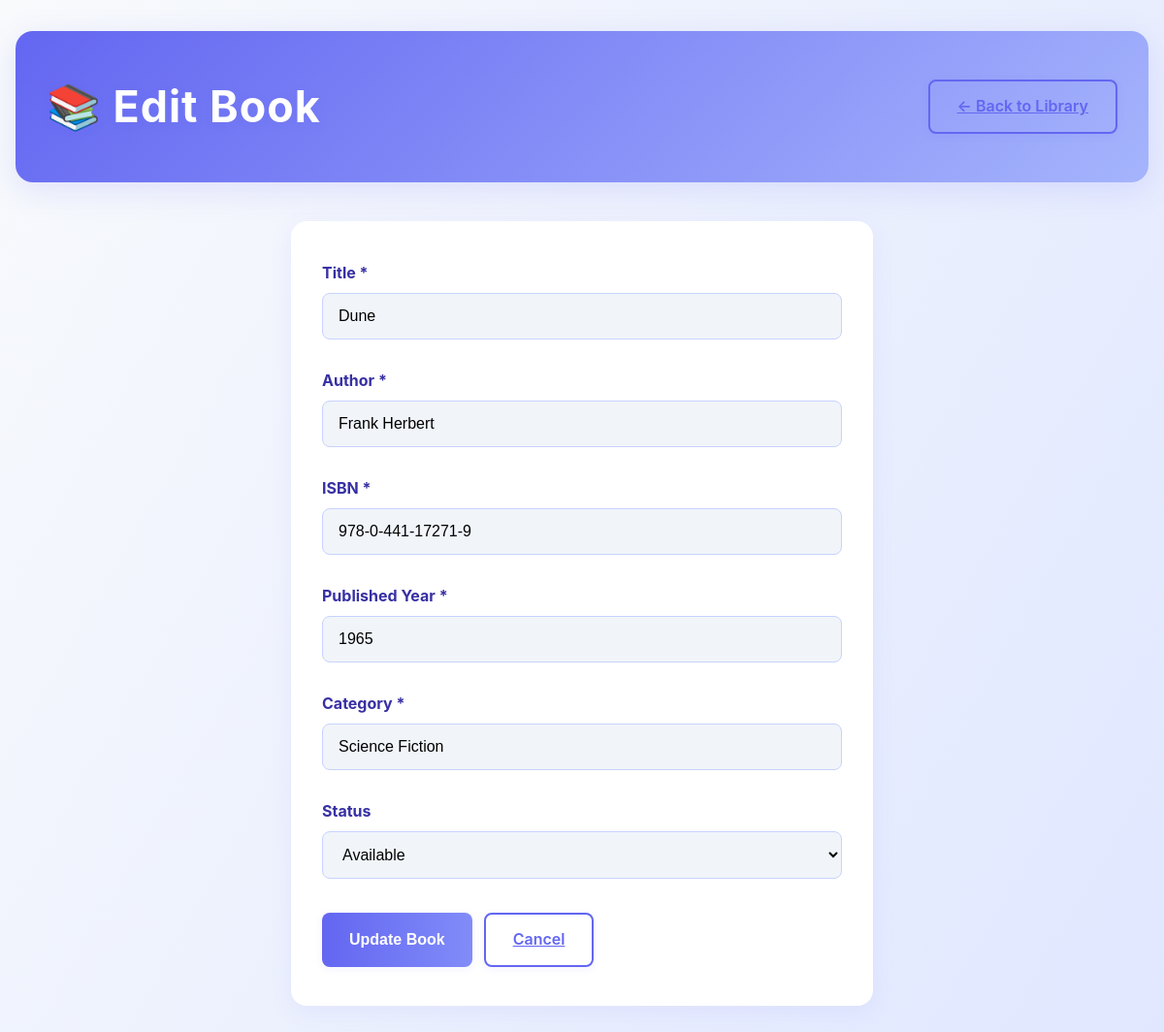
The app's page /edit_book.php?id=8 with its own data.
### tables this page shows
CREATE TABLE IF NOT EXISTS books (
    id INT AUTO_INCREMENT PRIMARY KEY,
    title VARCHAR(255) NOT NULL,
    author VARCHAR(255) NOT NULL,
    isbn VARCHAR(20) UNIQUE NOT NULL,
    published_year YEAR NOT NULL,
    category VARCHAR(100) NOT NULL,
    status ENUM('Available', 'Issued') DEFAULT 'Available',
    created_at TIMESTAMP DEFAULT CURRENT_TIMESTAMP,
    updated_at TIMESTAMP DEFAULT CURRENT_TIMESTAMP ON UPDATE CURRENT_TIMESTAMP
);

### edit_book.php (the view, shortened to what this page needs)
<?php
$conn = getConnection();
$id = isset($_GET['id']) ? (int)$_GET['id'] : 0;
$sql = "SELECT * FROM books WHERE id = $id";
$result = mysqli_query($conn, $sql);
$book = mysqli_fetch_assoc($result);
?>
<!DOCTYPE html>
<html lang="en">
<head>
    <link rel="stylesheet" href="style.css">
</head>
<body>
    <div class="container">
        <header>
            <h1>📚 Edit Book</h1>
            <a href="index.php" class="btn btn-outline">← Back to Library</a>
        </header>
        <form method="POST" class="book-form">
            <div class="form-group">
                <label for="title">Title *</label>
                <input type="text" id="title" name="title" required
                       value="<?php echo htmlspecialchars(isset($_POST['title']) ? $_POST['title'] : $book['title']); ?>">
            </div>
            <div class="form-group">
                <label for="author">Author *</label>
                <input type="text" id="author" name="author" required
                       value="<?php echo htmlspecialchars(isset($_POST['author']) ? $_POST['author'] : $book['author']); ?>">
            </div>
            <div class="form-group">
                <label for="isbn">ISBN *</label>
                <input type="text" id="isbn" name="isbn" required
                       value="<?php echo htmlspecialchars(isset($_POST['isbn']) ? $_POST['isbn'] : $book['isbn']); ?>">
            </div>
            <div class="form-group">
                <label for="published_year">Published Year *</label>
                <input type="number" id="published_year" name="published_year" required min="1000" max="<?php echo date('Y'); ?>"
                       value="<?php echo htmlspecialchars(isset($_POST['published_year']) ? $_POST['published_year'] : $book['published_year']); ?>">
            </div>
            <div class="form-group">
                <label for="category">Category *</label>
                <input type="text" id="category" name="category" required
                       value="<?php echo htmlspecialchars(isset($_POST['category']) ? $_POST['category'] : $book['category']); ?>">
            </div>
            <div class="form-group">
                <label for="status">Status</label>
                <select id="status" name="status">
                    <?php
                    $current_status = isset($_POST['status']) ? $_POST['status'] : $book['status'];
                    ?>
                    <option value="Available" <?php echo ($current_status == 'Available') ? 'selected' : ''; ?>>Available</option>
                </select>
            </div>
            <div class="form-actions">
                <button type="submit" class="btn btn-primary">Update Book</button>
                <a href="index.php" class="btn btn-outline">Cancel</a>
            </div>
        </form>
    </div>
</body>
</html>

### style.css (style rules this page uses)
* { margin: 0; padding: 0; box-sizing: border-box; }
body { font-family: 'Inter', 'Segoe UI', Tahoma, Geneva, Verdana, sans-serif; background: linear-gradient(120deg, #f8fafc 0%, #e0e7ff 100%); color: #22223b; min-height: 100vh; line-height: 1.7; }
.container { max-width: 1200px; margin: 0 auto; padding: 32px 16px; }
header { background: linear-gradient(135deg, #6366f1 0%, #a5b4fc 100%); color: #fff; padding: 2.5rem 2rem; border-radius: 18px; margin-bottom: 2.5rem; display: flex; justify-content: space-between; align-items: center; box-shadow: 0 8px 32px rgba(99, 102, 241, 0.15); flex-wrap: wrap; gap: 1rem; }
header h1 { font-size: 2.8rem; font-weight: 700; letter-spacing: 1px; text-shadow: 0 2px 8px rgba(99, 102, 241, 0.15); }
.btn { display: inline-block; padding: 12px 28px; border-radius: 8px; border: none; font-size: 1rem; font-weight: 600; cursor: pointer; transition: all 0.2s cubic-bezier(.4,0,.2,1); box-shadow: 0 2px 8px rgba(99, 102, 241, 0.08); outline: none; }
.btn-primary { background: linear-gradient(90deg, #6366f1 0%, #818cf8 100%); color: #fff; }
.btn-outline { background: transparent; color: #6366f1; border: 2px solid #6366f1; }
.book-form { background: #fff; padding: 2.5rem 2rem; border-radius: 16px; box-shadow: 0 6px 24px rgba(99, 102, 241, 0.08); max-width: 600px; margin: 0 auto; }
.form-group { margin-bottom: 1.8rem; }
.form-group label { display: block; margin-bottom: 7px; font-weight: 700; color: #3730a3; }
.form-group input, .form-group select { width: 100%; padding: 14px 16px; border: 1.5px solid #c7d2fe; border-radius: 8px; font-size: 1rem; background: #f1f5f9; transition: border-color 0.2s; }
.form-actions { display: flex; gap: 12px; justify-content: flex-start; margin-top: 2.2rem; }

### records on screen
books: title "Dune", author "Frank Herbert", isbn "978-0-441-17271-9", published_year "1965", category "Science Fiction", status "Available"
